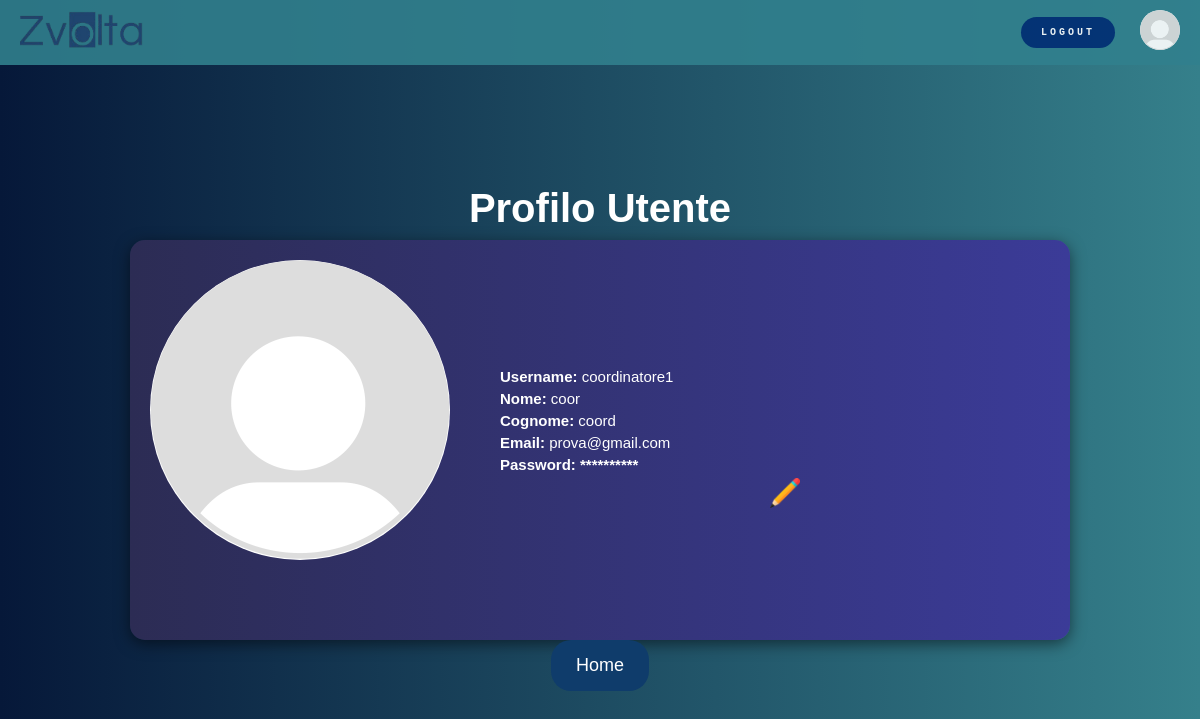
The app's page /login/visUtente.php (signed in) with its own data.
### tables this page shows
CREATE TABLE `utente` (
  `nome_utente` varchar(30) NOT NULL,
  `password_utente` varchar(255) DEFAULT NULL,
  `mail_utente` varchar(30) NOT NULL,
  `cognome_utente` varchar(30) NOT NULL,
  `telefono_utente` int(10) NOT NULL,
  `ruolo_utente` varchar(30) NOT NULL,
  `username` varchar(20) NOT NULL,
  `ID_coordinatore` varchar(30) DEFAULT NULL
);

### login/visUtente.php (the view, shortened to what this page needs)
<?php
include '../pagine/connessione.php';
$isLoggedIn = isset($_SESSION['username']);
$username = $_SESSION['username'];
$query = "SELECT username, nome_utente, cognome_utente, mail_utente, ID_coordinatore, ruolo_utente, password_utente FROM utente WHERE username = ?";
$stmt = $conn->prepare($query);
$stmt->bind_param("s", $username);
$stmt->execute();
$result = $stmt->get_result();
$userData = $result->fetch_assoc();
?>
<!DOCTYPE html>
<html lang="it">
<head>
    <link rel="stylesheet" href="visUtente.css">
</head>
<body>
    <header>
        <div class="top-bar">
            <div class="logo">
                <a href="../home.php">
                <img src="../extra/logo.png" alt="ZVOLTA Logo">
                </a>
            </div>
            <nav>
                <?php if ($isLoggedIn): ?>
                    <a href="../login/logout.php" class="login-button">LOGOUT</a>
                <?php else: ?>
                    <a href="../login/login.php" class="login-button">LOGIN</a>
                <?php endif; ?>
                <div class="user-icon">
                    <img src="../extra/placeholder.png" alt="Foto">
                </div>
            </nav>
        </div>
    </header>
    <h1>Profilo Utente</h1>
    <div class="user-data-container">
        <div class="user-data">
                <img src="../extra/placeholder.png" alt="Foto" style="
                        width: 300px;
                        height: 300px;
                        border-radius: 50%;
                        background: white;
                        "
                        >
            <div class="user-info">
                <p><strong>Username:</strong> <?php echo htmlspecialchars($userData['username']); ?></p>
                <p><strong>Nome:</strong> <?php echo htmlspecialchars($userData['nome_utente']); ?></p>
                <p><strong>Cognome:</strong> <?php echo htmlspecialchars($userData['cognome_utente']); ?></p>
                <p><strong>Email:</strong> <?php echo htmlspecialchars($userData['mail_utente']); ?></p>
                <div class="matita">
                <p><strong>Password: **********</strong></p>
                    <img src="../images/pencil.png" onclick="togglePasswordForm()" style="width: 30px; height: auto; padding-left: 270px; margin-bottom:30px">
                </div>
            </div>
        </div>
    </div>
    <div class="home-button-container">
        <a href="../home.php" class="home-button">Home</a>
    </div>
</body>
</html>

### login/visUtente.css (style rules this page uses)
body { background: linear-gradient(to right, #061839, #35808b); font-family: 'Courier New', Courier, monospace; display: flex; justify-content: center; align-items: center; flex-direction: column; height: 100vh; margin: 0; color: white; }
h1 { font-size: 40px; margin-bottom: 4px; font-family: 'Lucida Sans', 'Lucida Sans Regular', 'Lucida Grande', 'Lucida Sans Unicode', Geneva, Verdana, sans-serif; }
p { font-size: 15px; font-family:'Lucida Sans', 'Lucida Sans Regular', 'Lucida Grande', 'Lucida Sans Unicode', Geneva, Verdana, sans-serif; margin: 5px 0; }
.top-bar { display: flex; justify-content: space-between; align-items: center; background: #31808d; padding: 10px 20px; opacity: 0.9; width: 100%; position: fixed; top: 0; left: 0; z-index: 1000; }
.logo img { height: 40px; margin-right:10%; }
nav { display: flex; align-items: center; }
.login-button { width:50%; background: #002d74; color: white; padding: 10px 20px; border-radius: 20px; text-decoration: none; font-weight: bold; margin-right: 25px; font-size: 10px; letter-spacing:3px; text-align: center; }
.user-data-container { background: linear-gradient(to right, #2C2C54, #3B3B98); padding: 20px; border-radius: 15px; box-shadow: 0px 4px 15px rgba(0, 0, 0, 0.5); margin-top: 5px; width: 80%; height: 45%; max-width: 900px; color: white; }
.user-icon img { width: 40px; height: 40px; border-radius: 50%; background: white; margin-right:40px; }
.user-data { display: flex; align-items: center; }
.user-info { padding-left:50px; margin-top: 20px }
.home-button-container { display: flex; justify-content: center; margin-top: 40%; position: absolute; }
.home-button { margin-left: 40%; background-color: #0f3c6b; color: white; padding: 15px 25px; border-radius: 20px; text-decoration: none; font-size: 18px; font-family:'Lucida Sans', 'Lucida Sans Regular', 'Lucida Grande', 'Lucida Sans Unicode', Geneva, Verdana, sans-serif; transition: background 0.3s, transform 0.2s; position: absolute; z-index: 500; }
.matita img { position: absolute; }

### records on screen
utente: username "coordinatore1", nome_utente "coor", cognome_utente "coord", mail_utente "prova@gmail.com"
